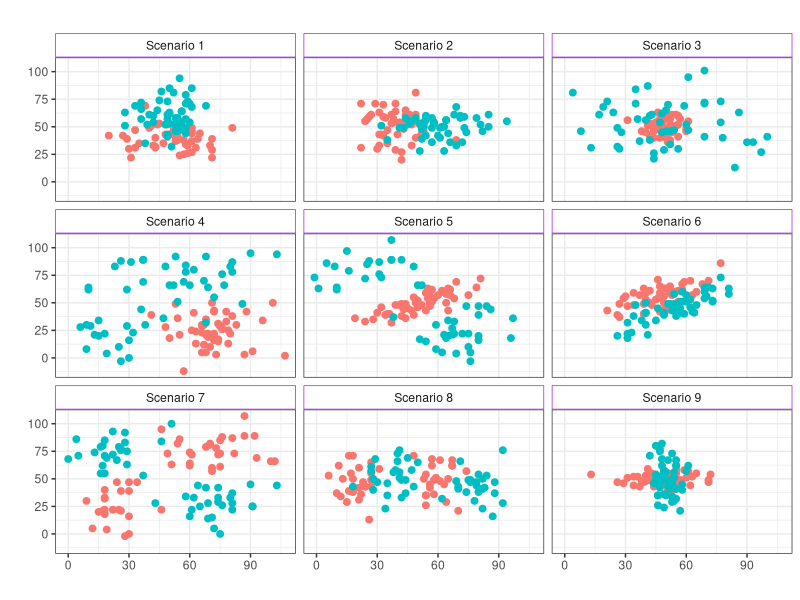
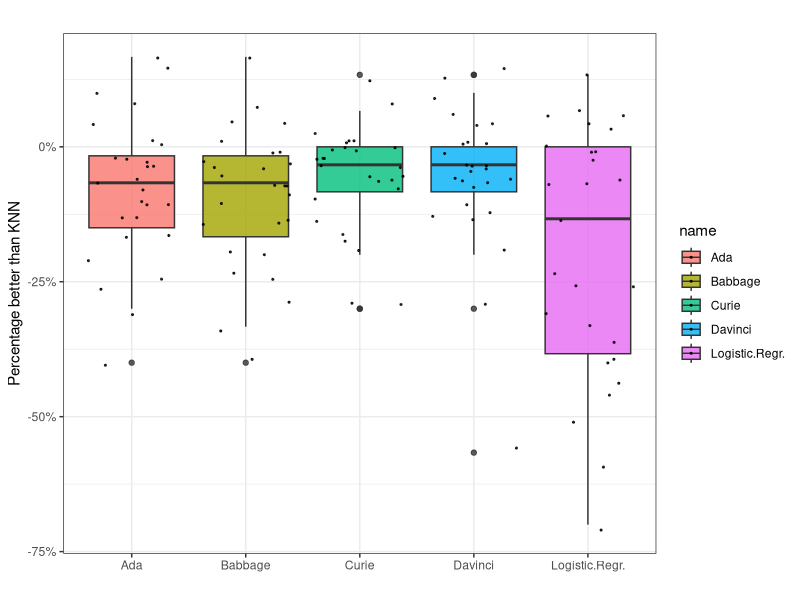

Recreate these plots in R, in order.
library("tidyverse")
library("lubridate")
library("tidytext")
library("scales")
library("ggridges")
library("ggrepel")
theme_set(theme_bw())

dat <- read.csv("distribution_samples.csv",
                header= TRUE,
                stringsAsFactors = FALSE,
                sep = ",")

dat$clas <- as.character(dat$clas)
ggplot(dat, aes(x=x, y=y, color=clas)) +
  geom_point(size=2) +
  facet_wrap(~ type, ncol=3) +
  scale_color_discrete(name="Class") +
  labs(title="", x="", y="") +
    theme(legend.position = "none",
          strip.background = element_rect(colour="purple",
                                          fill="white"))

dat2 <- read.csv('differences.csv',
                 header=TRUE,
                 sep=",")
dat2 %>% pivot_longer(-X) %>%
  ggplot(aes(x=name,y=value,fill=name))+
  labs(title="", x="", y="Percentage better than KNN") +
  geom_boxplot(alpha=0.8)+ 
  geom_jitter(color="black", size=0.4, alpha=0.8)+
scale_y_continuous(labels = scales::percent)
